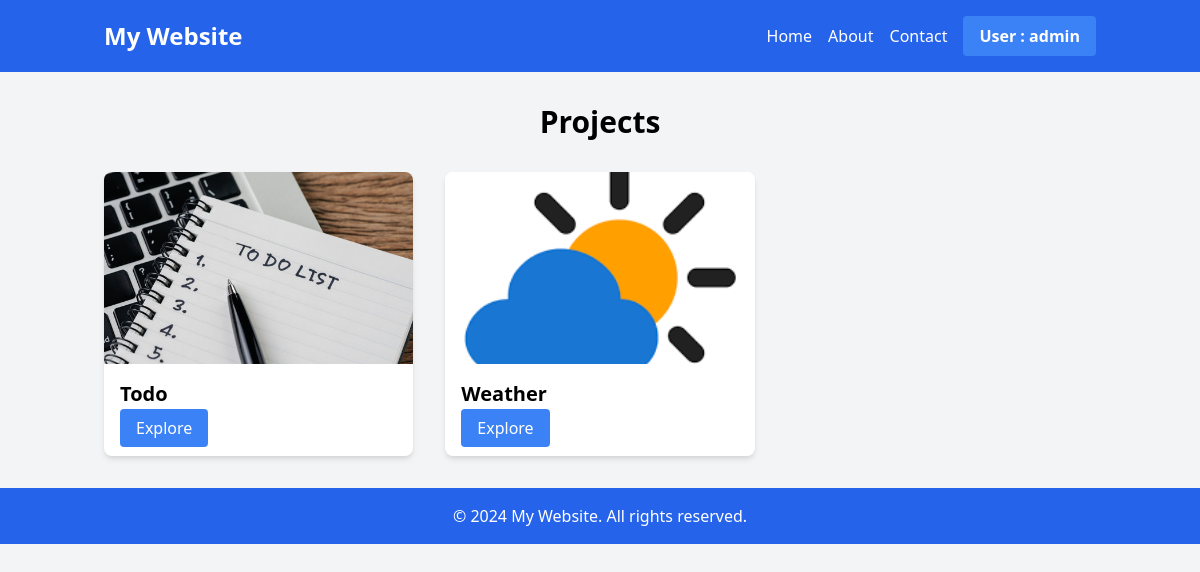
The app's page / (signed in) with its own data.
### home/models.py (models this page shows, shortened)
class Category(models.Model):
    ctgName = models.CharField(unique=True, max_length=80)
    ctgImage = models.ImageField(upload_to='home/images/')
    ctgURL = models.CharField(unique=True, max_length=80)
    isActive = models.BooleanField()

### home/views.py (the view)
# urls.py: 2. Add a URL to urlpatterns:  path('', views.home, name='home')
def home(request):
    categoryList = Category.objects.all()
    data = {
        'categoryList':categoryList
    }
    return render(request, 'home/index.html', data)

### templates/home/index.html
{% extends "home/base.html" %}
{% block content %}
<div class="container mx-auto px-4 py-8">
    <h1 class="text-3xl font-bold mb-8 text-center">Projects</h1>
    <div class="grid grid-cols-1 md:grid-cols-2 lg:grid-cols-3 gap-8">
    {% include 'home/components/categoryCard.html' %}
    </div>
</div>
{% endblock content%}

### templates/home/components/header.html (shortened to what this page needs)
<header class="bg-blue-600 text-white py-4">
    <div class="container mx-auto px-4 flex justify-between items-center">
        <h1 class="text-2xl font-bold">My Website</h1>
        <nav class="flex space-x-4 items-center">
            <ul class="flex space-x-4">
                <li><a href="{% url 'home:home'%}" class="hover:underline">Home</a></li>
                <li><a href="#" class="hover:underline">About</a></li>
                <li><a href="#" class="hover:underline">Contact</a></li>
            </ul>
            <div class="relative">
                <button id="userMenuButton" class="bg-blue-500 hover:bg-blue-700 text-white font-bold py-2 px-4 rounded inline-flex items-center">
                    <span>User {% if user.is_authenticated %}: {{user.username}} {%endif%}</span>
                </button>
            </div>
        </nav>
    </div>
</header>

### templates/home/components/categoryCard.html
    {% for Category in categoryList%}
    <div class="bg-white rounded-lg shadow-md overflow-hidden">
        <img class="w-full h-48 object-cover" src="{{Category.ctgImage.url}}" alt="Category Image">
        <div class="p-4">
            <h2 class="text-xl font-semibold mb-2">{{Category.ctgName}}</h2>
            <a href="{{Category.ctgURL}}" class="bg-blue-500 text-white px-4 py-2 rounded hover:bg-blue-600">Explore</a>
        </div>
    </div>
    {% endfor %}

### records on screen
Category: ctgImage (picture), ctgName "Todo"
Category: ctgImage (picture), ctgName "Weather"

### other values on screen
{{ user.username }} "admin"
